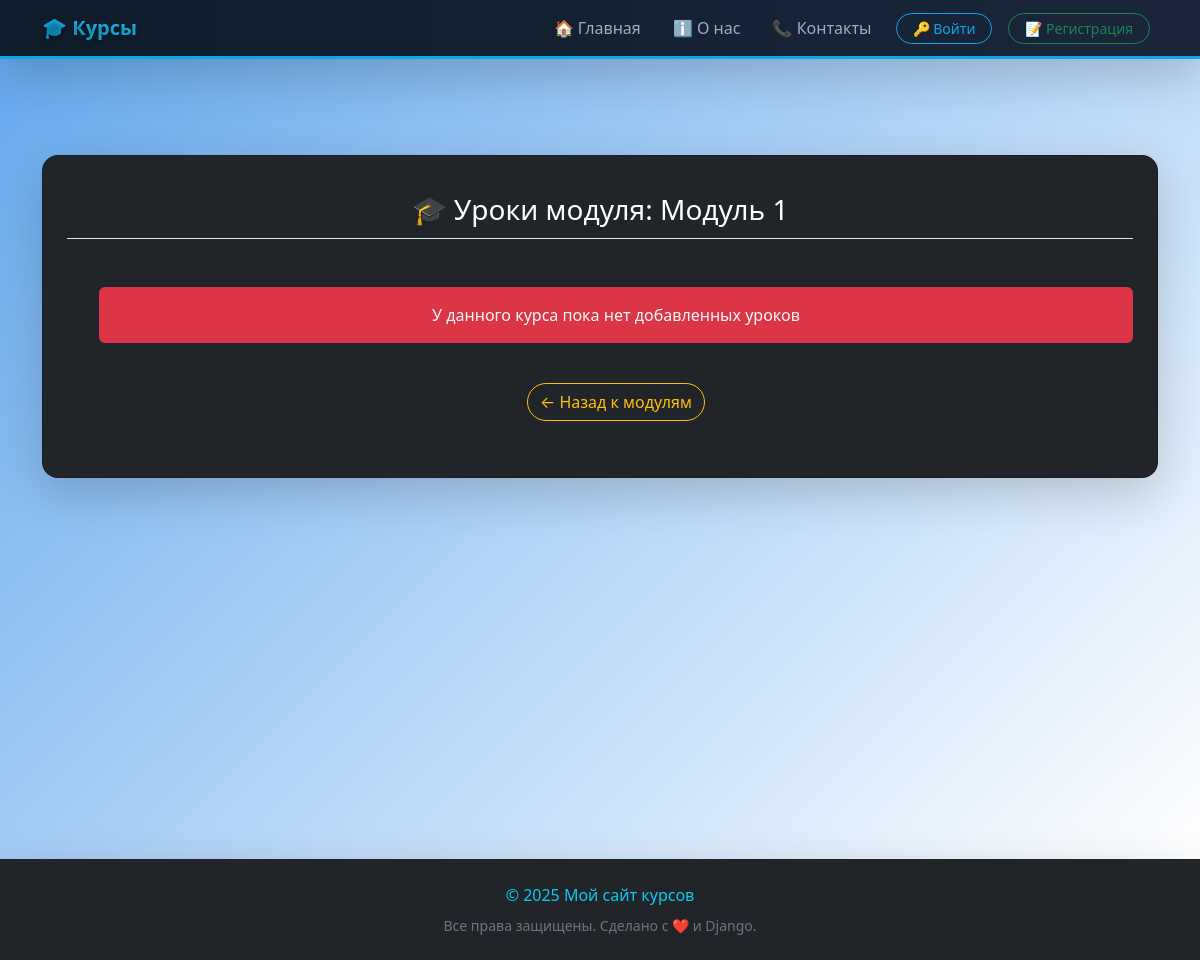
The page /course/1/module/1/ on the database as committed earlier.
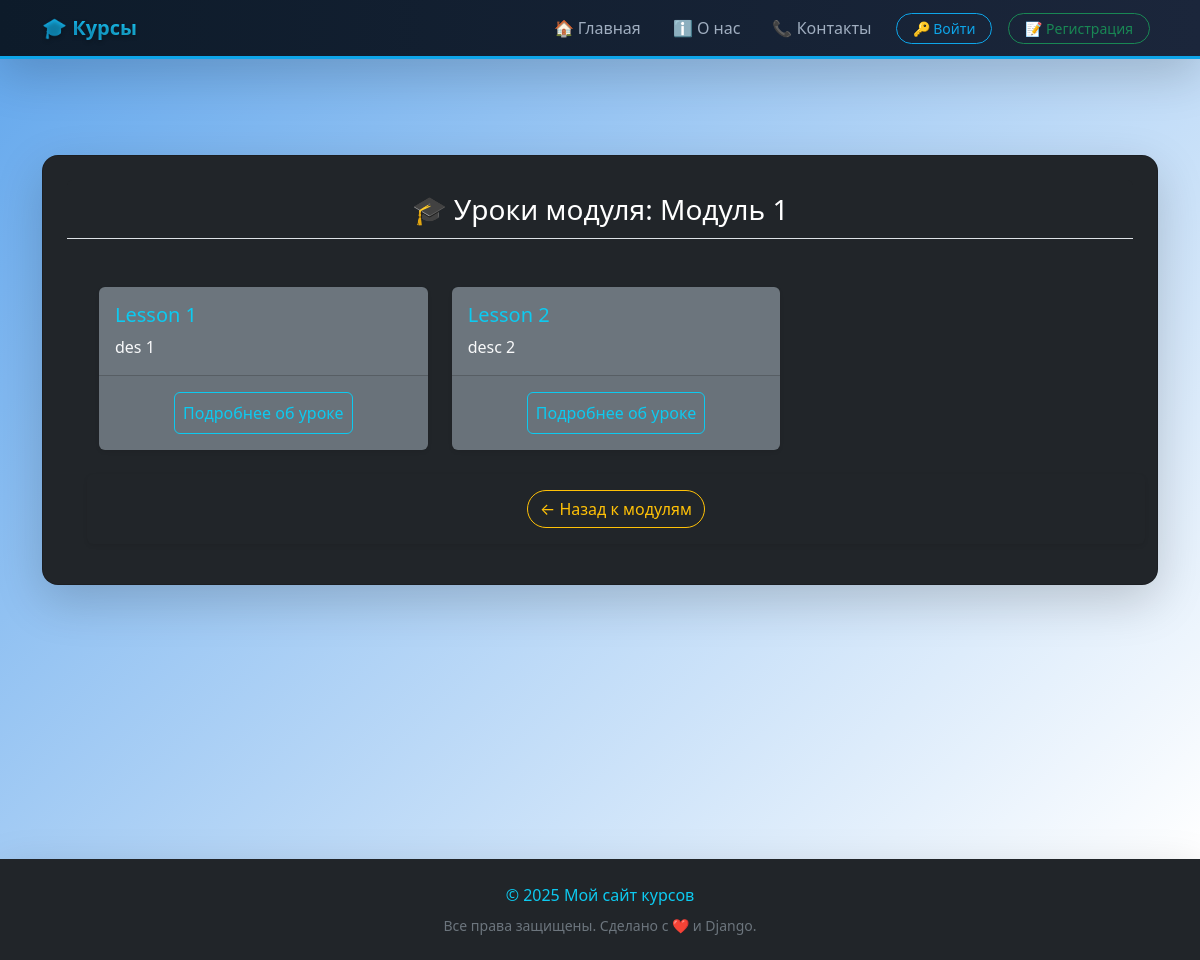
The same page on the database as committed later.
### courses/models.py (models this page shows, shortened)
class Module(models.Model):
    title = models.CharField(
        MODULE_TITLE_VERBOSE_NAME,
        max_length=MODULE_TITLE_MAX_LENGTH,
        help_text=MODULE_TITLE_HELP_TEXT
    )
    course = models.ForeignKey(
        Course,
        on_delete=models.CASCADE,
        verbose_name=MODULE_COURSE_VERBOSE_NAME
    )
    class Meta:
        verbose_name = MODULE_VERBOSE_NAME
        verbose_name_plural = MODULE_VERBOSE_NAME_PLURAL
        default_related_name = 'modules'
        ordering = ['title', 'course__title']

class Lesson(models.Model):
    module = models.ForeignKey(
        Module,
        on_delete=models.CASCADE,
        verbose_name=LESSON_MODULE_VERBOSE_NAME
    )
    title = models.CharField(
        LESSON_TITLE_VERBOSE_NAME,
        max_length=LESSON_TITLE_MAX_LENGTH,
        help_text=LESSON_TITLE_HELP_TEXT
    )
    content = models.TextField(
        LESSON_CONTENT_VERBOSE_NAME,
        help_text=LESSON_CONTENT_HELP_TEXT
    )
    video_url = models.URLField(
        LESSON_VIDEO_URL_VERBOSE_NAME,
        blank=True,
        null=True,
        help_text=LESSON_VIDEO_URL_HELP_TEXT
    )
    file = models.FileField(
        LESSON_FILE_VERBOSE_NAME,
        upload_to='lessons/',
        blank=True,
        null=True,
        help_text=LESSON_FILE_HELP_TEXT
    )
    class Meta:
        verbose_name = LESSON_VERBOSE_NAME
        verbose_name_plural = LESSON_VERBOSE_NAME_PLURAL
        ordering = ['title', 'content']
        default_related_name = 'lessons'

### courses/views.py (the view)
class ModuleDetailView(ModuleModelMixin, DetailView):
    template_name = 'courses/module_detail.html'
    def get_context_data(self, **kwargs):
        context = super().get_context_data(**kwargs)
        lessons = self.get_object().lessons.all()
        lessons_and_user_quiz_results = []
        user = self.request.user
        for lesson in lessons:
            try:
                quiz = lesson.quiz
                if user.is_authenticated:
                    user_quiz_result = UserQuizResult.objects.filter(
                        quiz=quiz,
                        user=user
                    ).first()
                else:
                    user_quiz_result = None
            except Lesson.quiz.RelatedObjectDoesNotExist:
                user_quiz_result = None
            lessons_and_user_quiz_results.append(
                (lesson, user_quiz_result)
            )
        context['lessons_and_user_quiz_results'] = lessons_and_user_quiz_results
        return context
    def get_object(self):
        return get_object_or_404(
            self.model.objects.select_related(
                'course'
            ).prefetch_related(
                'lessons'
            ).all(),
            pk=self.kwargs[self.pk_url_kwarg]
        )

### templates/courses/module_detail.html (shortened to what this page needs)
{% extends "base.html" %}
{% block content %}
  <div class="container mt-5">
    <div class="card bg-dark text-light rounded-4 shadow-lg p-4">
      <div class="card-header fs-3 text-center text-white border-bottom mb-5">
        🎓 Уроки модуля: {{ module.title }}
      </div>
      <ul class="row g-4">
        {% for lesson, user_quiz_result in lessons_and_user_quiz_results %}
          <div class="col-md-6 col-lg-4">
            <div class="card
              {% if user_quiz_result.success_status == True %}
                bg-good
              {% elif user_quiz_result.success_status == False %}
                bg-bad
              {% else %}
                bg-secondary
              {% endif %} text-light border-0 shadow-sm h-100 hover-shadow">
              <div class="card-body d-flex flex-column">
                <h5 class="card-title text-info">{{ lesson.title }}</h5>
                <p class="card-text text-light">{{ lesson.content|truncatewords:20 }}</p>
              </div>
              <div class="card-footer text-center">
                <a class="btn btn-outline-info p-2 m-2"
                 href="{% url 'courses:lesson_detail' module.course.pk module.pk lesson.pk %}">
                 Подробнее об уроке
                </a>
              </div>
            </div>
          </div>
        {% empty %}
          <div class="col-12">
            <div class="text-center bg-danger text-light p-3 rounded">
              У данного курса пока нет добавленных уроков
            </div>
          </div>
        {% endfor %}
        <ul class="nav justify-content-center mt-4 bg-dark p-3 rounded shadow-sm">
          <li class="nav-item mx-2">
            <a href="{% url 'courses:course_detail' module.course.pk %}"
              class="btn btn-outline-warning rounded-pill mx-2">
              ← Назад к модулям
            </a>
          </li>
        </ul>
      </div>
    </div>
  </div>
{% endblock %}

### templates/base.html (shortened to what this page needs)
{% load django_bootstrap5 %}
{% load static %}
<!DOCTYPE html>
<html lang="ru">
  <head>
    <link href="{% static 'css/styles.css' %}" rel="stylesheet">
    {% bootstrap_css %}
  </head>
  <body>
    {% include 'includes/header.html' %}
    <div class="container-fluid py-5 main-bg">
      {% block content %}{% endblock %}
    {% include 'includes/footer.html' %}
  </body>
</html>

### templates/includes/header.html (shortened to what this page needs)
<nav class="navbar navbar-expand-lg navbar-dark custom-navbar shadow-lg">
  <div class="container">
    <a class="navbar-brand fw-bold gradient-text" href="{% url 'courses:course_list' %}">
      🎓 Курсы
    </a>
    <div class="collapse navbar-collapse" id="navbarNav">
      <ul class="navbar-nav ms-auto align-items-center">
        <li class="nav-item mx-2">
          <a class="nav-link custom-link {% if request.resolver_match.url_name == 'course_list' %}active{% endif %}"
             aria-current="{% if request.resolver_match.url_name == 'course_list' %}page{% endif %}"
             href="{% url 'courses:course_list' %}">🏠 Главная</a>
        </li>
        <li class="nav-item mx-2">
          <a class="nav-link custom-link {% if request.resolver_match.url_name == 'about' %}active{% endif %}"
             aria-current="{% if request.resolver_match.url_name == 'about' %}page{% endif %}"
             href="{% url 'courses:about' %}">ℹ️ О нас</a>
        </li>
        <li class="nav-item mx-2">
          <a class="nav-link custom-link {% if request.resolver_match.url_name == 'contacts' %}active{% endif %}"
             aria-current="{% if request.resolver_match.url_name == 'contacts' %}page{% endif %}"
             href="{% url 'courses:contacts' %}">📞 Контакты</a>
        </li>
        {% if user.is_authenticated %}
          {% if user.is_superuser %}
            <li class="nav-item mx-2">
              <a class="btn btn-sm btn-outline-info rounded-pill px-3 custom-btn-outline" href="{% url 'admin:index' %}">
                ⚙️ Админка
              </a>
            </li>
          {% endif %}
          <li class="nav-item mx-2">
            <form method="post" action="{% url 'logout' %}" class="d-inline">
              {% csrf_token %}
              <button type="submit" class="btn btn-sm btn-outline-info rounded-pill px-3 custom-btn-outline">
                🚪 Выйти
              </button>
            </form>
          </li>
        {% else %}
          <li class="nav-item mx-2">
            <a class="btn btn-sm custom-btn-outline rounded-pill px-3" href="{% url 'login' %}">
              🔑 Войти
            </a>
          </li>
          <li class="nav-item mx-2">
            <a class="btn btn-sm btn-outline-success rounded-pill px-3" href="{% url 'registration' %}">
              📝 Регистрация
            </a>
          </li>
        {% endif %}
      </ul>
    </div>
  </div>
</nav>

### templates/includes/footer.html
<footer class="bg-dark text-center text-light py-4 shadow-lg">
  <div class="container">
    <p class="mb-2 text-info fs-6">
      &copy; {{ year|default:2025 }} Мой сайт курсов
    </p>
    <p class="mb-0 text-secondary small">
      Все права защищены. Сделано с ❤️ и Django.
    </p>
  </div>
</footer>

### static/css/styles.css (style rules this page uses)
.main-bg { background: linear-gradient(135deg, #66a9ed 0%, #ffffff 100%); min-height: 100vh; }
.custom-navbar { background: linear-gradient(90deg, #0d1b2a 0%, #1b263b 100%); border-bottom: 3px solid #0ea5e9; }
.gradient-text { background: linear-gradient(45deg, #0ea5e9, #22d3ee); -webkit-background-clip: text; -webkit-text-fill-color: transparent; transition: background-position 0.5s ease; background-size: 200% 200%; }
.custom-link { color: #a0aec0; transition: color 0.3s ease; font-weight: 500; position: relative; }
.custom-link::after { content: ''; display: block; height: 2px; width: 0; background: #0ea5e9; transition: width 0.3s ease; position: absolute; bottom: 0; left: 0; border-radius: 2px; }
.custom-btn-outline { border-color: #0ea5e9; color: #0ea5e9; transition: background-color 0.3s ease, color 0.3s ease; }

### templates/includes/header.html (style rules this page uses)
.custom-navbar { background: linear-gradient(90deg, #0d1b2a 0%, #1b263b 100%); border-bottom: 3px solid #0ea5e9; }
.gradient-text { background: linear-gradient(45deg, #0ea5e9, #22d3ee); -webkit-background-clip: text; -webkit-text-fill-color: transparent; transition: background-position 0.5s ease; background-size: 200% 200%; text-shadow: 0 2px 4px rgba(0, 0, 0, 0.3); }
.custom-link { color: #a0aec0; transition: color 0.3s ease; font-weight: 500; position: relative; }
.custom-link::after { content: ''; display: block; height: 2px; width: 0; background: #0ea5e9; transition: width 0.3s ease; position: absolute; bottom: 0; left: 0; border-radius: 2px; }
.custom-btn-outline { border-color: #0ea5e9; color: #0ea5e9; transition: background 0.3s ease, color 0.3s ease; }

Rows that differ between the two databases and show on the page:
added Lesson: title "Lesson 1", content "des 1"
added Lesson: title "Lesson 2", content "desc 2"
Other text that changed with them:
text no longer shown: "У данного курса пока нет добавленных уроков"
